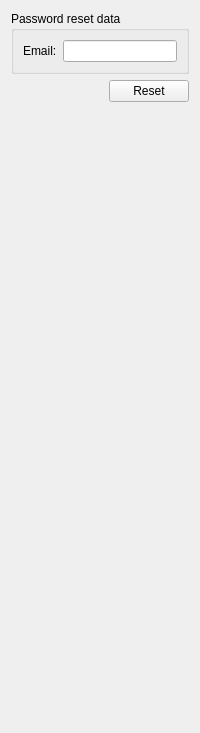
         <widget class="QWidget" name="passwordResetTab">
          <attribute name="title">
           <string>Reset password</string>
          </attribute>
          <layout class="QVBoxLayout" name="verticalLayout_10">
           <item>
            <widget class="QGroupBox" name="resetDataGroupBox">
             <property name="title">
              <string>Password reset data</string>
             </property>
             <layout class="QFormLayout" name="formLayout_25">
              <item row="0" column="0">
               <widget class="QLabel" name="resetEmailLabel">
                <property name="text">
                 <string>Email:</string>
                </property>
               </widget>
              </item>
              <item row="0" column="1">
               <widget class="QLineEdit" name="resetEmailLineEdit"/>
              </item>
             </layout>
            </widget>
           </item>
           <item>
            <layout class="QHBoxLayout" name="horizontalLayout_22">
             <item>
              <spacer name="horizontalSpacer_18">
               <property name="orientation">
                <enum>Qt::Horizontal</enum>
               </property>
               <property name="sizeHint" stdset="0">
                <size>
                 <width>40</width>
                 <height>20</height>
                </size>
               </property>
              </spacer>
             </item>
             <item>
              <widget class="QPushButton" name="resetPushButton">
               <property name="text">
                <string>Reset</string>
               </property>
              </widget>
             </item>
            </layout>
           </item>
           <item>
            <spacer name="verticalSpacer_8">
             <property name="orientation">
              <enum>Qt::Vertical</enum>
             </property>
             <property name="sizeHint" stdset="0">
              <size>
               <width>20</width>
               <height>620</height>
              </size>
             </property>
            </spacer>
           </item>
          </layout>
         </widget>
